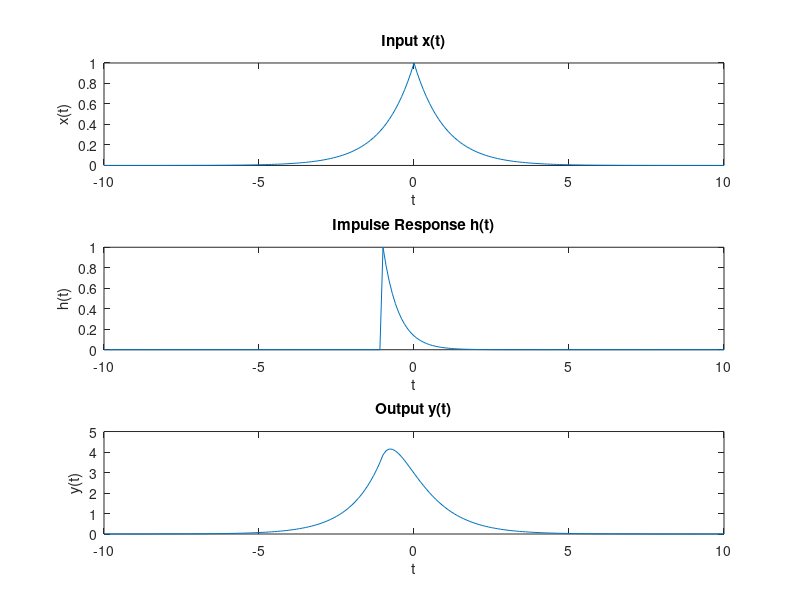

The MATLAB source for this figure: (Note: this script raises an error after producing the figure.)
%% Drill problem 2.4

clear all; clc
t = -10:0.1:10;
impulse_response = (t >= -1).*exp(-2*t-2);
input = exp(-abs(t));

output = conv(input, impulse_response, 'same');
t_conv = -10:0.1:10;

%% Plotting

subplot(3, 1, 1);
plot(t, input);
xlabel('t');
ylabel('x(t)');
title('Input x(t)');
%  = e^{-|t|}

subplot(3, 1, 2);
plot(t, impulse_response);
xlabel('t');
ylabel('h(t)');
title('Impulse Response h(t)');
%  = u(t+1) * e^{-2t-2}

subplot(3, 1, 3);
plot(t_conv, output);
xlabel('t');
ylabel('y(t)');
title('Output y(t)');

sgtitle('Convolution of input x(t) and impulse response h(t)');